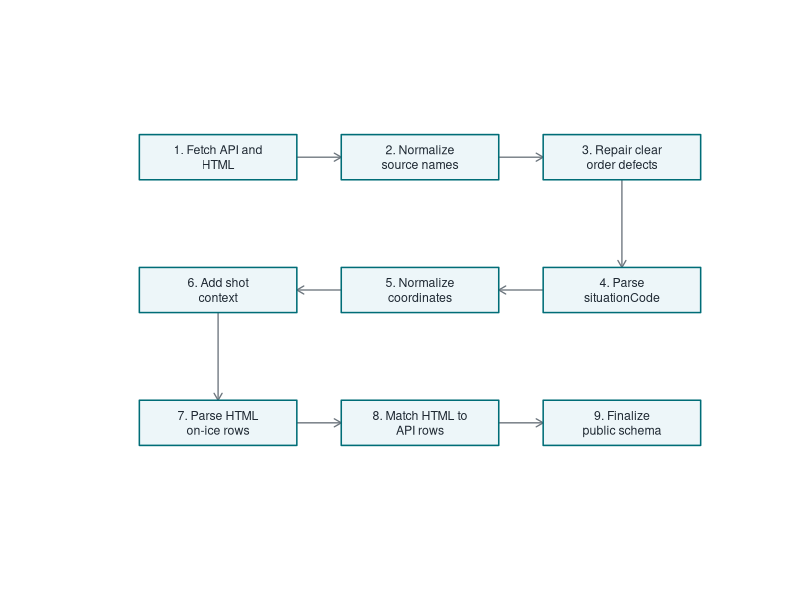

Source code (R):
## ---- chunk 1
knitr::opts_chunk$set(
  collapse = TRUE,
  comment = '#>',
  fig.align = 'center',
  out.width = '92%',
  fig.width = 7,
  fig.height = 4.5
)

make_table <- function(x, caption, digits = 3) {
  knitr::kable(x, caption = caption, digits = digits)
}
## ---- chunk 2
source_table <- data.frame(
  source = c(
    'GameCenter API',
    'World Showcase API',
    'HTML play-by-play report',
    'Stats shift-chart API',
    'HTML shift reports'
  ),
  used_by = c(
    'gc_play_by_play(), game metadata for WSC',
    'wsc_play_by_play()',
    'gc_play_by_play(), wsc_play_by_play()',
    'shift_chart()',
    'shift_chart() fallback'
  ),
  role = c(
    'Authoritative event stream for GameCenter rows and common metadata.',
    'Alternate event stream with UTC timestamps and fewer clip fields.',
    'Primary source for event-level on-ice goalie and skater IDs.',
    'Preferred source for player shift start/end clocks.',
    'Fallback source for shift start/end clocks when stats API rows are missing.'
  ),
  stringsAsFactors = FALSE
)
make_table(
  source_table,
  caption = 'Public sources used by the play-by-play and shift-chart pipeline.'
)
## ---- chunk 3
steps <- c(
  'Fetch API and HTML',
  'Normalize source names',
  'Repair clear order defects',
  'Parse situationCode',
  'Normalize coordinates',
  'Add shot context',
  'Parse HTML on-ice rows',
  'Match HTML to API rows',
  'Finalize public schema'
)
box_x <- c(1, 2, 3, 3, 2, 1, 1, 2, 3)
box_y <- c(3, 3, 3, 2, 2, 2, 1, 1, 1)
box_w <- 0.78
box_h <- 0.34
draw_box <- function(x, y, label, number) {
  wrapped_label <- paste(strwrap(paste0(number, '. ', label), width = 18), collapse = '\n')
  graphics::rect(
    xleft   = x - box_w / 2,
    ybottom = y - box_h / 2,
    xright  = x + box_w / 2,
    ytop    = y + box_h / 2,
    col     = '#edf6f9',
    border  = '#006d77',
    lwd     = 1.5
  )
  graphics::text(
    x      = x,
    y      = y,
    labels = wrapped_label,
    cex    = 0.74,
    col    = '#1f2933'
  )
}
draw_arrow <- function(i, j) {
  x0 <- box_x[i]
  y0 <- box_y[i]
  x1 <- box_x[j]
  y1 <- box_y[j]
  graphics::arrows(
    x0     = x0 + sign(x1 - x0) * box_w / 2,
    y0     = y0 + sign(y1 - y0) * box_h / 2,
    x1     = x1 - sign(x1 - x0) * box_w / 2,
    y1     = y1 - sign(y1 - y0) * box_h / 2,
    length = 0.08,
    lwd    = 1.3,
    col    = '#6c757d'
  )
}
graphics::plot(
  NA_real_,
  NA_real_,
  type = 'n',
  axes = FALSE,
  xlab = '',
  ylab = '',
  xlim = c(0.45, 3.55),
  ylim = c(0.55, 3.45)
)
for (i in seq_len(length(steps) - 1L)) {
  draw_arrow(i, i + 1L)
}
for (i in seq_along(steps)) {
  draw_box(box_x[i], box_y[i], steps[i], i)
}
## ---- chunk 4
repair_table <- data.frame(
  issue = c(
    'Source-specific column names',
    'Goal row without shootingPlayerId',
    'Blocked-shot zone perspective',
    'Impossible period-boundary order',
    'Missing public output columns'
  ),
  action = c(
    'Rename to stable public names such as periodNumber and eventTypeDescKey.',
    'Use scoringPlayerId as shootingPlayerId when the scorer is known.',
    'Normalize blocked shots to the shooting-team perspective.',
    'Drop or repair only the small set of rows that violate clock boundaries.',
    'Allocate typed NA columns so GC and WSC outputs keep stable schemas.'
  ),
  stringsAsFactors = FALSE
)
make_table(
  repair_table,
  caption = 'Conservative repairs made before public output is finalized.'
)
## ---- chunk 5
match_table <- data.frame(
  feature = c(
    'Period',
    'Elapsed seconds',
    'Event type',
    'Event-owning team',
    'Primary actor',
    'Secondary and tertiary actors',
    'Local event order'
  ),
  why_it_matters = c(
    'Prevents same-clock matches across periods.',
    'Keeps the match near the official event time.',
    'Separates faceoffs, shots, hits, penalties, goals, and stoppages.',
    'Prevents same-time events by opposite teams from swapping.',
    'Anchors the event to the shooter, scorer, hitter, winner, or penalized player.',
    'Disambiguates goals, blocks, faceoffs, hits, and penalties.',
    'Avoids backwards matches in duplicate clusters.'
  ),
  stringsAsFactors = FALSE
)
make_table(
  match_table,
  caption = 'Signals used when matching HTML rows back to API events.'
)
